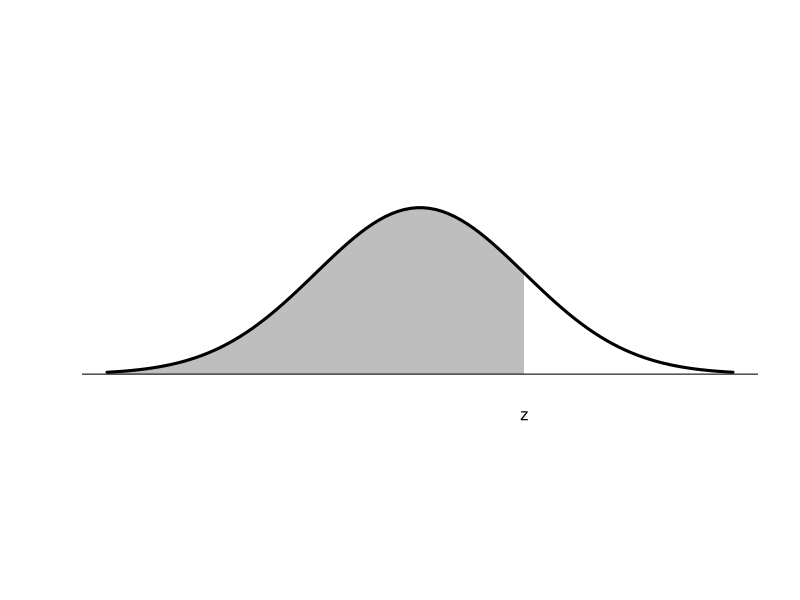
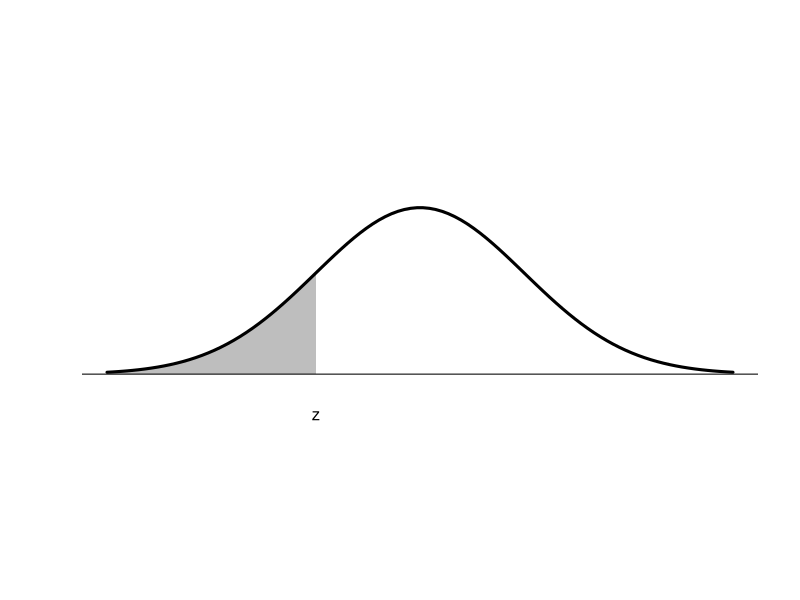
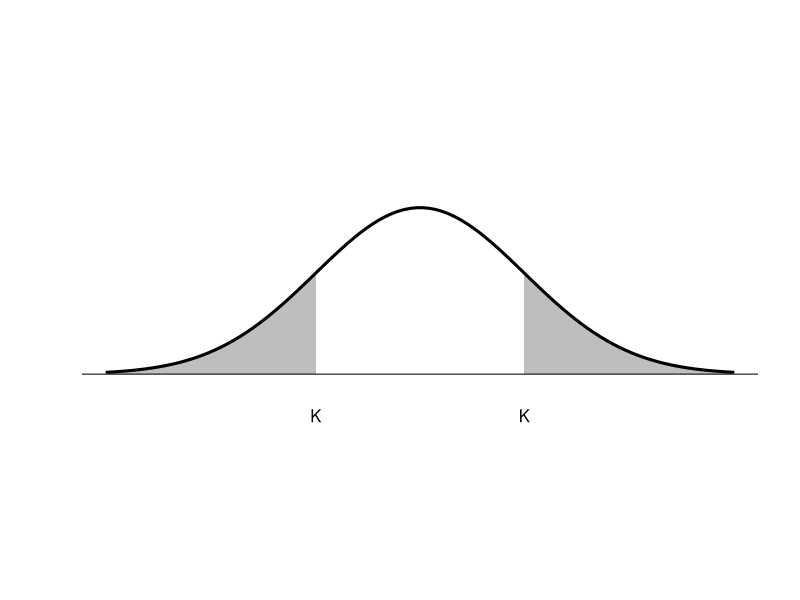

Write R code to recreate these figures, in order.
n <- 100 # smoothness


setup <- function(n=100){
  x <- seq(from=-3,to=3,len=n)
  plot(x,dnorm(x),axes=FALSE,xlab='',ylab='',lwd=3,type='n',asp=4,xlim=c(-3,3))
}
  
outline <- function(n=100){
  x <- seq(from=-3,to=3,len=n)
  points(x,dnorm(x),type='l',lwd=3)
  abline(0,0)
}

shading <- function(a,b){
  x <- seq(from=a,to=b,len=n)
  polygon(x=c(x,rev(x)),y=c(rep(0,n),dnorm(rev(x))),col='gray',border=NA)
}

pdf(file="gaussian_diagram1.pdf",width=5,height=3)
{
  setup()
  shading(-3,1)
  outline()
  par(xpd=TRUE)
  text(1,-0.1,'z')
}
dev.off()

pdf(file="gaussian_diagram2.pdf",width=5,height=3)
{
  setup()
  shading(-3,-1)
  outline()
  par(xpd=TRUE)
  text(-1,-0.1,'z')
}
dev.off()

pdf(file="gaussian_diagram3.pdf",width=5,height=3)
{
  setup()
  shading(-3,-1)
  shading(+1,+3)
  outline()
  par(xpd=TRUE)
  text(-1,-0.1,'K')
  text(+1,-0.1,'K')
}
dev.off()






